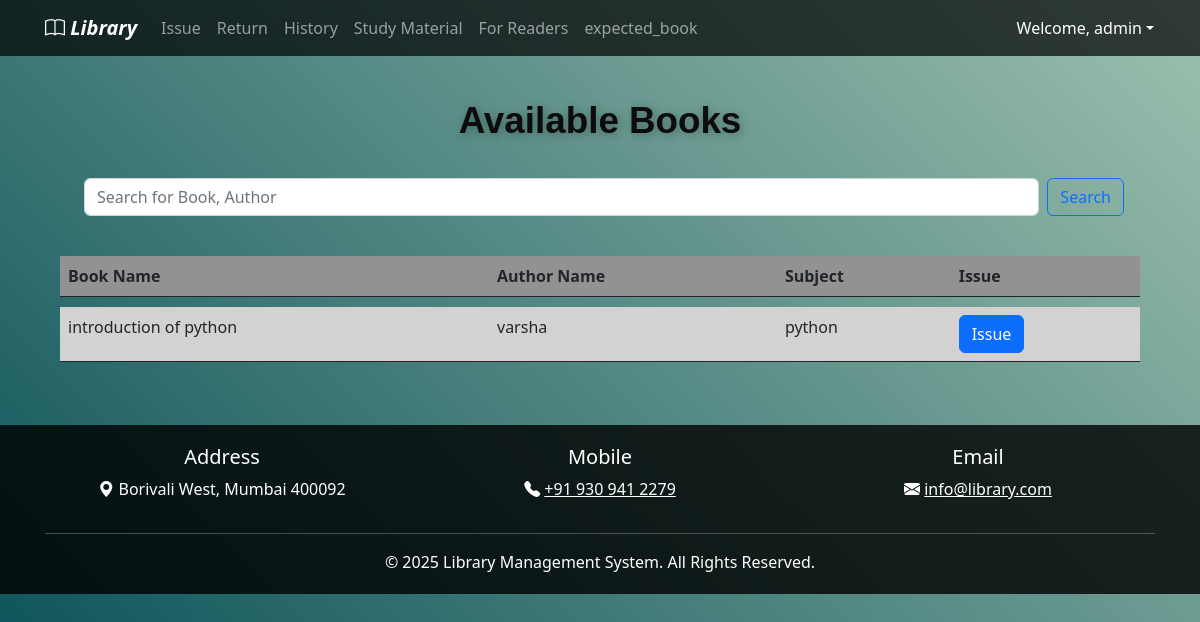
Before: /issue_item/ (signed in) with the older database file.
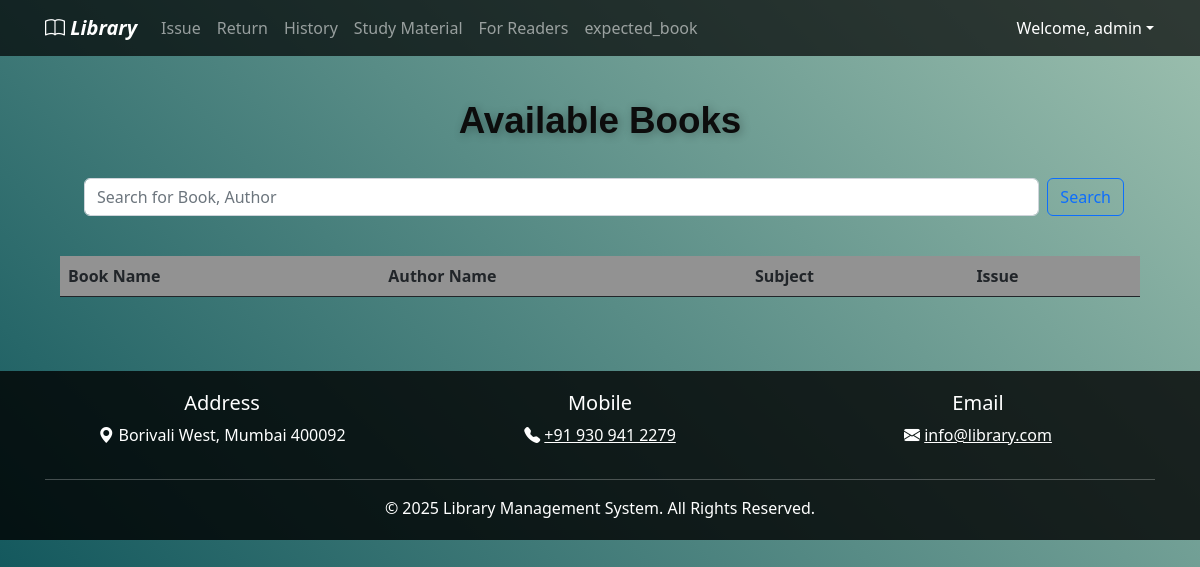
After: the same page with the newer database file.
### elibrary_app/models.py (models this page shows, shortened)
class Book(models.Model):
    book_name = models.CharField(max_length=150)
    author_name = models.CharField(max_length=200)
    quantity = models.IntegerField(default=1)
    subject = models.CharField(max_length=2000)
    book_add_time = models.DateTimeField(default=timezone.now)  # Changed to DateTimeField for both date and time
    book_add_date = models.DateField(default=date.today)
    class Meta:
        constraints = [
            models.UniqueConstraint(fields=["book_name", "author_name"], name="unique_book_author")  # Replaced unique_together with UniqueConstraint
        ]

### elibrary_app/views.py (the view, shortened to what this page needs)
# urls.py: path("issue_item/", views.issue_item, name="issue_item"),  # Book issue page
@login_required(login_url=reverse_lazy("login"))
def issue_item(request):
    my_items = IssuedItem.objects.filter(user_id=request.user, return_date__isnull=True).values_list("book_id", flat=True)
    books = Book.objects.filter(quantity__gt=0).exclude(id__in=my_items)  # Only show books with quantity > 0
    return render(request, "issue_item.html", {'books': books})

### elibrary_app/templates/issue_item.html (shortened to what this page needs)
{% extends 'base.html' %}
{% load static %}
{% block content %}
<center>
<div class="container mt-4">
    <div class="col-md-12">
        <div class="library-title">
            <span class="word">Available</span>
            <span class="word">Books</span>
        </div>
    </div>
</div>
    <div class="input-group container">
        <form class="d-flex search-form w-100 mx-3" method="get" action="/searchproduct/">
            <input type="search" name="q" class="form-control search-input mx-2" placeholder="Search for Book, Author">
            <button class="btn btn-outline-primary" type="submit">Search</button>
          </form>
    </div>
</center>
<br />
<div class="container">
    <table class="table" style="border: none;">
        <thead class="thead-dark">
            <tr style="background-color: rgb(146, 146, 146);">
                <th scope="col">Book Name</th>
                <th scope="col">Author Name</th>
                <th scope="col">Subject</th>
                <th scope="col">Issue</th>
            </tr>
        </thead>
        <tr style="height: 10px;"></tr>
        <tbody id="table_data">
            {% for book in books %}
            <tr style="background-color: rgb(212, 209, 209);">
                 <td>{{ book.book_name }}</td>
                <td>{{ book.author_name }}</td>
                <td>{{ book.subject }}</td>
                <td>
                    <button type="button" class="btn btn-primary" data-bs-toggle="modal" data-bs-target="#exampleModal">
                        Issue
                    </button>
                </td>
            </tr>
            {% endfor %}
        </tbody>
    </table>
</div>
{% endblock %}

Changed rows visible on the page:
removed Book: book_name "introduction of python", author_name "varsha", subject "python"
